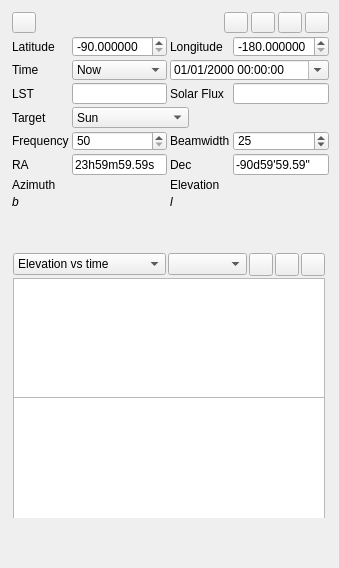
<?xml version="1.0" encoding="UTF-8"?>
<ui version="4.0">
 <class>StarTrackerGUI</class>
 <widget class="RollupWidget" name="StarTrackerGUI">
  <property name="geometry">
   <rect>
    <x>0</x>
    <y>0</y>
    <width>339</width>
    <height>568</height>
   </rect>
  </property>
  <property name="sizePolicy">
   <sizepolicy hsizetype="Preferred" vsizetype="Minimum">
    <horstretch>0</horstretch>
    <verstretch>0</verstretch>
   </sizepolicy>
  </property>
  <property name="minimumSize">
   <size>
    <width>320</width>
    <height>100</height>
   </size>
  </property>
  <property name="maximumSize">
   <size>
    <width>16777215</width>
    <height>16777215</height>
   </size>
  </property>
  <property name="font">
   <font>
    <family>Liberation Sans</family>
    <pointsize>9</pointsize>
   </font>
  </property>
  <property name="windowTitle">
   <string>Star Tracker</string>
  </property>
  <widget class="QWidget" name="settingsContainer" native="true">
   <property name="geometry">
    <rect>
     <x>10</x>
     <y>10</y>
     <width>321</width>
     <height>201</height>
    </rect>
   </property>
   <property name="windowTitle">
    <string>Settings</string>
   </property>
   <layout class="QVBoxLayout" name="verticalLayout">
    <property name="spacing">
     <number>3</number>
    </property>
    <property name="leftMargin">
     <number>2</number>
    </property>
    <property name="topMargin">
     <number>2</number>
    </property>
    <property name="rightMargin">
     <number>2</number>
    </property>
    <property name="bottomMargin">
     <number>2</number>
    </property>
    <item>
     <layout class="QGridLayout" name="gridLayout">
      <item row="7" column="1">
       <widget class="QLineEdit" name="rightAscension">
        <property name="toolTip">
         <string>Right Ascension of the target object.

This can be specified as a decimal (E.g. 12.23) or in hours, minutes and seconds (E.g. 12h05m10.2s or 12 05 10.2)</string>
        </property>
        <property name="text">
         <string>23h59m59.59s</string>
        </property>
       </widget>
      </item>
      <item row="7" column="0">
       <widget class="QLabel" name="rightAscensionLabel">
        <property name="text">
         <string>RA</string>
        </property>
       </widget>
      </item>
      <item row="2" column="2">
       <widget class="QLabel" name="longitudeLabel">
        <property name="text">
         <string>Longitude</string>
        </property>
       </widget>
      </item>
      <item row="2" column="0">
       <widget class="QLabel" name="latitudeLabel">
        <property name="text">
         <string>Latitude</string>
        </property>
       </widget>
      </item>
      <item row="6" column="2">
       <widget class="QLabel" name="beamwidthLabel">
        <property name="text">
         <string>Beamwidth</string>
        </property>
       </widget>
      </item>
      <item row="2" column="1">
       <widget class="QDoubleSpinBox" name="latitude">
        <property name="toolTip">
         <string>Latitude in decimal degrees (North positive) of observation point / antenna location</string>
        </property>
        <property name="decimals">
         <number>6</number>
        </property>
        <property name="minimum">
         <double>-90.000000000000000</double>
        </property>
        <property name="maximum">
         <double>90.000000000000000</double>
        </property>
        <property name="value">
         <double>-90.000000000000000</double>
        </property>
       </widget>
      </item>
      <item row="5" column="1" colspan="3">
       <layout class="QHBoxLayout" name="targetLayout">
        <item>
         <widget class="QComboBox" name="target">
          <property name="minimumSize">
           <size>
            <width>110</width>
            <height>0</height>
           </size>
          </property>
          <property name="toolTip">
           <string>Target object</string>
          </property>
          <property name="currentIndex">
           <number>0</number>
          </property>
          <item>
           <property name="text">
            <string>Sun</string>
           </property>
          </item>
          <item>
           <property name="text">
            <string>Moon</string>
           </property>
          </item>
          <item>
           <property name="text">
            <string>PSR B0329+54</string>
           </property>
          </item>
          <item>
           <property name="text">
            <string>PSR B0833-45</string>
           </property>
          </item>
          <item>
           <property name="text">
            <string>Sagittarius A</string>
           </property>
          </item>
          <item>
           <property name="text">
            <string>Cassiopeia A</string>
           </property>
          </item>
          <item>
           <property name="text">
            <string>Cygnus A</string>
           </property>
          </item>
          <item>
           <property name="text">
            <string>Taurus A (M1)</string>
           </property>
          </item>
          <item>
           <property name="text">
            <string>Virgo A (M87)</string>
           </property>
          </item>
          <item>
           <property name="text">
            <string>Custom RA/Dec</string>
           </property>
          </item>
          <item>
           <property name="text">
            <string>Custom Az/El</string>
           </property>
          </item>
         </widget>
        </item>
        <item>
         <spacer name="horizontalSpacer">
          <property name="orientation">
           <enum>Qt::Horizontal</enum>
          </property>
          <property name="sizeHint" stdset="0">
           <size>
            <width>40</width>
            <height>20</height>
           </size>
          </property>
         </spacer>
        </item>
       </layout>
      </item>
      <item row="4" column="1">
       <widget class="QLineEdit" name="lst">
        <property name="toolTip">
         <string>Local sidereal time for selected date, time and longitude</string>
        </property>
        <property name="readOnly">
         <bool>true</bool>
        </property>
       </widget>
      </item>
      <item row="3" column="2" colspan="2">
       <widget class="WrappingDateTimeEdit" name="dateTime">
        <property name="toolTip">
         <string>Date and time to use when calculating target's position</string>
        </property>
        <property name="displayFormat">
         <string>dd/MM/yyyy HH:mm:ss</string>
        </property>
        <property name="calendarPopup">
         <bool>true</bool>
        </property>
       </widget>
      </item>
      <item row="8" column="3">
       <widget class="DMSSpinBox" name="elevation" native="true">
        <property name="toolTip">
         <string>Elevation in degrees to the target from the observation point</string>
        </property>
       </widget>
      </item>
      <item row="2" column="3">
       <widget class="QDoubleSpinBox" name="longitude">
        <property name="toolTip">
         <string>Longitude in decimal degress (East positive) of observation point / antenna location</string>
        </property>
        <property name="decimals">
         <number>6</number>
        </property>
        <property name="minimum">
         <double>-180.000000000000000</double>
        </property>
        <property name="maximum">
         <double>180.000000000000000</double>
        </property>
        <property name="value">
         <double>-180.000000000000000</double>
        </property>
       </widget>
      </item>
      <item row="6" column="0">
       <widget class="QLabel" name="frequencyLabel">
        <property name="text">
         <string>Frequency</string>
        </property>
       </widget>
      </item>
      <item row="6" column="1">
       <widget class="QSpinBox" name="frequency">
        <property name="toolTip">
         <string>Observation frequency (MHz)</string>
        </property>
        <property name="minimum">
         <number>50</number>
        </property>
        <property name="maximum">
         <number>100000</number>
        </property>
       </widget>
      </item>
      <item row="4" column="0">
       <widget class="QLabel" name="lstLabel">
        <property name="text">
         <string>LST</string>
        </property>
       </widget>
      </item>
      <item row="5" column="0">
       <widget class="QLabel" name="targetLabel">
        <property name="text">
         <string>Target</string>
        </property>
       </widget>
      </item>
      <item row="8" column="0">
       <widget class="QLabel" name="azimuthtLabel">
        <property name="text">
         <string>Azimuth</string>
        </property>
       </widget>
      </item>
      <item row="0" column="0" colspan="4">
       <layout class="QHBoxLayout" name="buttonLayout">
        <item>
         <widget class="ButtonSwitch" name="startStop">
          <property name="toolTip">
           <string>Start/stop tracking</string>
          </property>
          <property name="text">
           <string/>
          </property>
          <property name="icon">
           <iconset resource="../../../sdrgui/resources/res.qrc">
            <normaloff>:/play.png</normaloff>
            <normalon>:/stop.png</normalon>:/play.png</iconset>
          </property>
         </widget>
        </item>
        <item>
         <spacer name="horizontalSpacer_5">
          <property name="orientation">
           <enum>Qt::Horizontal</enum>
          </property>
          <property name="sizeHint" stdset="0">
           <size>
            <width>40</width>
            <height>20</height>
           </size>
          </property>
         </spacer>
        </item>
        <item>
         <widget class="QToolButton" name="viewOnMap">
          <property name="toolTip">
           <string>Find target on the map</string>
          </property>
          <property name="text">
           <string/>
          </property>
          <property name="icon">
           <iconset resource="../../../sdrgui/resources/res.qrc">
            <normaloff>:/gridpolar.png</normaloff>:/gridpolar.png</iconset>
          </property>
         </widget>
        </item>
        <item>
         <widget class="QToolButton" name="downloadSolarFlux">
          <property name="toolTip">
           <string>Download Solar flux density data</string>
          </property>
          <property name="text">
           <string/>
          </property>
          <property name="icon">
           <iconset resource="startracker.qrc">
            <normaloff>:/startracker/startracker/sun-button-24.png</normaloff>:/startracker/startracker/sun-button-24.png</iconset>
          </property>
         </widget>
        </item>
        <item>
         <widget class="QToolButton" name="useMyPosition">
          <property name="toolTip">
           <string>Set latitude, longitude and height from My Position in rpx-100 preferences</string>
          </property>
          <property name="text">
           <string/>
          </property>
          <property name="icon">
           <iconset resource="../../../sdrgui/resources/res.qrc">
            <normaloff>:/import.png</normaloff>:/import.png</iconset>
          </property>
         </widget>
        </item>
        <item>
         <widget class="QToolButton" name="displaySettings">
          <property name="toolTip">
           <string>Show settings dialog</string>
          </property>
          <property name="text">
           <string/>
          </property>
          <property name="icon">
           <iconset resource="../../../sdrgui/resources/res.qrc">
            <normaloff>:/listing.png</normaloff>:/listing.png</iconset>
          </property>
         </widget>
        </item>
       </layout>
      </item>
      <item row="3" column="1">
       <widget class="QComboBox" name="dateTimeSelect">
        <property name="toolTip">
         <string>Select time to calculate target's position at</string>
        </property>
        <item>
         <property name="text">
          <string>Now</string>
         </property>
        </item>
        <item>
         <property name="text">
          <string>Custom</string>
         </property>
        </item>
       </widget>
      </item>
      <item row="4" column="3">
       <widget class="QLineEdit" name="solarFlux">
        <property name="toolTip">
         <string>Solar flux density</string>
        </property>
        <property name="readOnly">
         <bool>true</bool>
        </property>
       </widget>
      </item>
      <item row="8" column="1">
       <widget class="DMSSpinBox" name="azimuth" native="true">
        <property name="toolTip">
         <string>Azimuth in degrees to the target from the observation point</string>
        </property>
       </widget>
      </item>
      <item row="6" column="3">
       <widget class="QDoubleSpinBox" name="beamwidth">
        <property name="toolTip">
         <string>Antenna half power (-3dB) beamwidth (degrees)</string>
        </property>
        <property name="decimals">
         <number>0</number>
        </property>
        <property name="minimum">
         <double>1.000000000000000</double>
        </property>
        <property name="maximum">
         <double>360.000000000000000</double>
        </property>
        <property name="value">
         <double>25.000000000000000</double>
        </property>
       </widget>
      </item>
      <item row="7" column="2">
       <widget class="QLabel" name="declinationLabel">
        <property name="text">
         <string>Dec</string>
        </property>
       </widget>
      </item>
      <item row="7" column="3">
       <widget class="QLineEdit" name="declination">
        <property name="toolTip">
         <string>Declination of the target object

This can be specified as a decimal (E.g. 34.23) or in degrees, minutes and seconds (E.g. 34d12m10.2s, 34d12'10.2&quot;  34 12 10.2)</string>
        </property>
        <property name="text">
         <string>-90d59'59.59&quot;</string>
        </property>
       </widget>
      </item>
      <item row="4" column="2">
       <widget class="QLabel" name="solarFluxLabel">
        <property name="text">
         <string>Solar Flux</string>
        </property>
       </widget>
      </item>
      <item row="3" column="0">
       <widget class="QLabel" name="timeLabel">
        <property name="text">
         <string>Time</string>
        </property>
       </widget>
      </item>
      <item row="8" column="2">
       <widget class="QLabel" name="elevationLabel">
        <property name="text">
         <string>Elevation</string>
        </property>
       </widget>
      </item>
      <item row="9" column="0">
       <widget class="QLabel" name="galacticLatitudeLabel">
        <property name="font">
         <font>
          <family>Liberation Sans</family>
          <pointsize>9</pointsize>
          <italic>true</italic>
         </font>
        </property>
        <property name="text">
         <string>b</string>
        </property>
       </widget>
      </item>
      <item row="9" column="2">
       <widget class="QLabel" name="galacticLongitudeLabel">
        <property name="font">
         <font>
          <family>Liberation Sans</family>
          <pointsize>9</pointsize>
          <italic>true</italic>
         </font>
        </property>
        <property name="text">
         <string>l</string>
        </property>
       </widget>
      </item>
      <item row="9" column="1">
       <widget class="DMSSpinBox" name="galacticLatitude" native="true">
        <property name="toolTip">
         <string>Galactic latitude in degrees</string>
        </property>
       </widget>
      </item>
      <item row="9" column="3">
       <widget class="DMSSpinBox" name="galacticLongitude" native="true">
        <property name="toolTip">
         <string>Galactic longitude in degrees (positive Eastward from galactic center)</string>
        </property>
       </widget>
      </item>
     </layout>
    </item>
   </layout>
  </widget>
  <widget class="QWidget" name="chartContainer" native="true">
   <property name="geometry">
    <rect>
     <x>10</x>
     <y>250</y>
     <width>318</width>
     <height>268</height>
    </rect>
   </property>
   <property name="sizePolicy">
    <sizepolicy hsizetype="Expanding" vsizetype="Expanding">
     <horstretch>0</horstretch>
     <verstretch>0</verstretch>
    </sizepolicy>
   </property>
   <property name="minimumSize">
    <size>
     <width>200</width>
     <height>200</height>
    </size>
   </property>
   <property name="windowTitle">
    <string>Plots</string>
   </property>
   <layout class="QVBoxLayout" name="verticalLayout_2" stretch="0,0,0">
    <property name="spacing">
     <number>2</number>
    </property>
    <property name="leftMargin">
     <number>3</number>
    </property>
    <property name="topMargin">
     <number>3</number>
    </property>
    <property name="rightMargin">
     <number>3</number>
    </property>
    <property name="bottomMargin">
     <number>3</number>
    </property>
    <item>
     <layout class="QHBoxLayout" name="horizontalLayout">
      <item>
       <widget class="QComboBox" name="chartSelect">
        <property name="toolTip">
         <string>Select chart to view</string>
        </property>
        <item>
         <property name="text">
          <string>Elevation vs time</string>
         </property>
        </item>
        <item>
         <property name="text">
          <string>Solar flux vs frequency</string>
         </property>
        </item>
        <item>
         <property name="text">
          <string>Sky temperature</string>
         </property>
        </item>
        <item>
         <property name="text">
          <string>Galactic line of sight</string>
         </property>
        </item>
       </widget>
      </item>
      <item>
       <widget class="QComboBox" name="chartSubSelect"/>
      </item>
      <item>
       <widget class="QToolButton" name="darkTheme">
        <property name="toolTip">
         <string>Choose between light and dark themes</string>
        </property>
        <property name="text">
         <string/>
        </property>
        <property name="icon">
         <iconset resource="../../../sdrgui/resources/res.qrc">
          <normaloff>:/lightdark.png</normaloff>
          <normalon>:/darklight.png</normalon>:/lightdark.png</iconset>
        </property>
        <property name="checkable">
         <bool>true</bool>
        </property>
       </widget>
      </item>
      <item>
       <widget class="QToolButton" name="zoomIn">
        <property name="toolTip">
         <string>Zoom in</string>
        </property>
        <property name="text">
         <string/>
        </property>
        <property name="icon">
         <iconset resource="../../../sdrgui/resources/res.qrc">
          <normaloff>:/zoomin.png</normaloff>:/zoomin.png</iconset>
        </property>
        <property name="checkable">
         <bool>true</bool>
        </property>
       </widget>
      </item>
      <item>
       <widget class="QToolButton" name="zoomOut">
        <property name="toolTip">
         <string>Zoom out</string>
        </property>
        <property name="text">
         <string/>
        </property>
        <property name="icon">
         <iconset resource="../../../sdrgui/resources/res.qrc">
          <normaloff>:/zoomout.png</normaloff>:/zoomout.png</iconset>
        </property>
        <property name="checkable">
         <bool>true</bool>
        </property>
       </widget>
      </item>
     </layout>
    </item>
    <item>
     <widget class="QChartView" name="chart">
      <property name="minimumSize">
       <size>
        <width>300</width>
        <height>250</height>
       </size>
      </property>
     </widget>
    </item>
    <item>
     <widget class="QGraphicsView" name="image">
      <property name="minimumSize">
       <size>
        <width>300</width>
        <height>250</height>
       </size>
      </property>
     </widget>
    </item>
   </layout>
  </widget>
 </widget>
 <customwidgets>
  <customwidget>
   <class>RollupWidget</class>
   <extends>QWidget</extends>
   <header>gui/rollupwidget.h</header>
   <container>1</container>
  </customwidget>
  <customwidget>
   <class>ButtonSwitch</class>
   <extends>QToolButton</extends>
   <header>gui/buttonswitch.h</header>
  </customwidget>
  <customwidget>
   <class>QChartView</class>
   <extends>QGraphicsView</extends>
   <header>QtCharts</header>
  </customwidget>
  <customwidget>
   <class>WrappingDateTimeEdit</class>
   <extends>QDateTimeEdit</extends>
   <header>gui/wrappingdatetimeedit.h</header>
   <container>1</container>
  </customwidget>
  <customwidget>
   <class>DMSSpinBox</class>
   <extends>QWidget</extends>
   <header>gui/dmsspinbox.h</header>
  </customwidget>
 </customwidgets>
 <tabstops>
  <tabstop>startStop</tabstop>
  <tabstop>viewOnMap</tabstop>
  <tabstop>downloadSolarFlux</tabstop>
  <tabstop>useMyPosition</tabstop>
  <tabstop>displaySettings</tabstop>
  <tabstop>latitude</tabstop>
  <tabstop>longitude</tabstop>
  <tabstop>dateTimeSelect</tabstop>
  <tabstop>dateTime</tabstop>
  <tabstop>lst</tabstop>
  <tabstop>solarFlux</tabstop>
  <tabstop>target</tabstop>
  <tabstop>frequency</tabstop>
  <tabstop>beamwidth</tabstop>
  <tabstop>rightAscension</tabstop>
  <tabstop>declination</tabstop>
  <tabstop>chartSelect</tabstop>
  <tabstop>chartSubSelect</tabstop>
  <tabstop>darkTheme</tabstop>
  <tabstop>zoomIn</tabstop>
  <tabstop>zoomOut</tabstop>
  <tabstop>chart</tabstop>
  <tabstop>image</tabstop>
 </tabstops>
 <resources>
  <include location="../../../sdrgui/resources/res.qrc"/>
  <include location="startracker.qrc"/>
 </resources>
 <connections/>
</ui>
